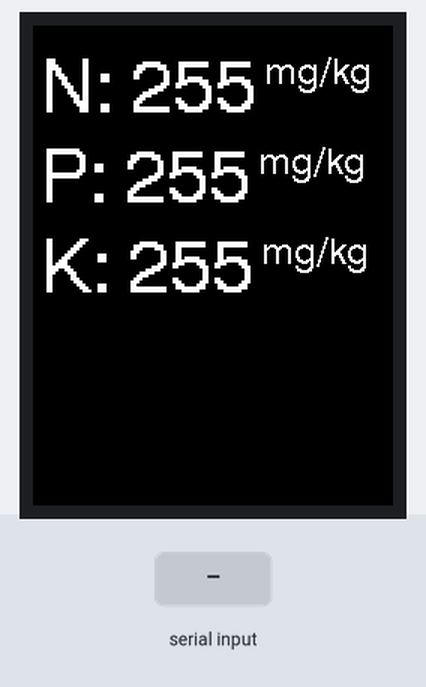
A sketch run on a simulated ESP32. On the bench: 240×320 colour display. The inputs (shaded band) are chosen by the test bench. What the sketch prints to the serial monitor is not drawn.

Above: at 3.8 s.
3.9 s: byte 30 received over Serial
5.4 s: byte 90 received over Serial
8.4 s: byte 120 received over Serial
Timing chart, 0 to 11.4 s (numbered marks = the images above; inputs shaded):
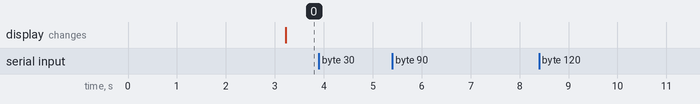

Measured:
- after the input at 3.9 s, every drawn part: stays the same
- after the input at 5.4 s, every drawn part: stays the same
- after the input at 8.4 s, every drawn part: stays the same

The sketch:

macul.ino
```cpp
#include <TFT_eSPI.h> // Hardware-specific library
#include <SPI.h>

#define RE 12
#define DE 14

TFT_eSPI display = TFT_eSPI();  // Invoke custom library

const byte nitro[] = {0x01,0x03, 0x00, 0x1e, 0x00, 0x01, 0xb5, 0xcc};
const byte phos[] = {0x01,0x03, 0x00, 0x1f, 0x00, 0x01, 0xe4, 0x0c};
const byte pota[] = {0x01,0x03, 0x00, 0x20, 0x00, 0x01, 0x85, 0xc0};

byte values[11];

void setup(void) {
  Serial.begin(9600);
  Serial.begin(9600);
  pinMode(RE, OUTPUT);
  pinMode(DE, OUTPUT);

  //DISPLAY
  display.init();
  display.fillScreen(TFT_BLACK);

  // Set "cursor" at top left corner of display (25,10) and select font 4
  display.setCursor(25, 10, 4);
  display.setTextColor(TFT_WHITE, TFT_BLACK);
}

void loop() {

  byte val1,val2,val3;
  val1 = nitrogen();
  delay(250);
  val2 = phosphorous();
  delay(250);
  val3 = potassium();
  delay(250);

  Serial.print("Nitrogen: ");
  Serial.print(val1);
  Serial.println(" mg/kg");
  Serial.print("Phosphorous: ");
  Serial.print(val2);
  Serial.println(" mg/kg");
  Serial.print("Potassium: ");
  Serial.print(val3);
  Serial.println(" mg/kg");
  delay(2000);

  display.fillScreen(TFT_BLACK);
  display.setCursor(25, 10, 4);

  // Display nitrogen
  display.setTextSize(2);
  display.setCursor(5, 20);
  display.print("N: ");
  display.print(val1);
  display.setTextSize(1);
  display.print(" mg/kg");

  // Display phosphor
  display.setTextSize(2);
  display.setCursor(5, 80);
  display.print("P: ");
  display.print(val2);
  display.setTextSize(1);
  display.print(" mg/kg");

  // Display pottasium
  display.setTextSize(2);
  display.setCursor(5, 140);
  display.print("K: ");
  display.print(val3);
  display.setTextSize(1);
  display.print(" mg/kg");

  delay(500);
}

byte nitrogen(){
  digitalWrite(DE,HIGH);
  digitalWrite(RE,HIGH);
  delay(10);
  if(Serial.write(nitro,sizeof(nitro))==8){
    digitalWrite(DE,LOW);
    digitalWrite(RE,LOW);
    for(byte i=0;i<7;i++){
    //Serial.print(Serial.read(),HEX);
    values[i] = Serial.read();
    Serial.print(values[i],HEX);
    }
    Serial.println();
  }
  return values[4];
}

byte phosphorous(){
  digitalWrite(DE,HIGH);
  digitalWrite(RE,HIGH);
  delay(10);
  if(Serial.write(phos,sizeof(phos))==8){
    digitalWrite(DE,LOW);
    digitalWrite(RE,LOW);
    for(byte i=0;i<7;i++){
    //Serial.print(Serial.read(),HEX);
    values[i] = Serial.read();
    Serial.print(values[i],HEX);
    }
    Serial.println();
  }
  return values[4];
}

byte potassium(){
  digitalWrite(DE,HIGH);
  digitalWrite(RE,HIGH);
  delay(100);
  if(Serial.write(pota,sizeof(pota))==8){
    digitalWrite(DE,LOW);
    digitalWrite(RE,LOW);
    for(byte i=0;i<7;i++){
    //Serial.print(Serial.read(),HEX);
    values[i] = Serial.read();
    Serial.print(values[i],HEX);
    }
    Serial.println();
  }
  return values[4];
}
```
